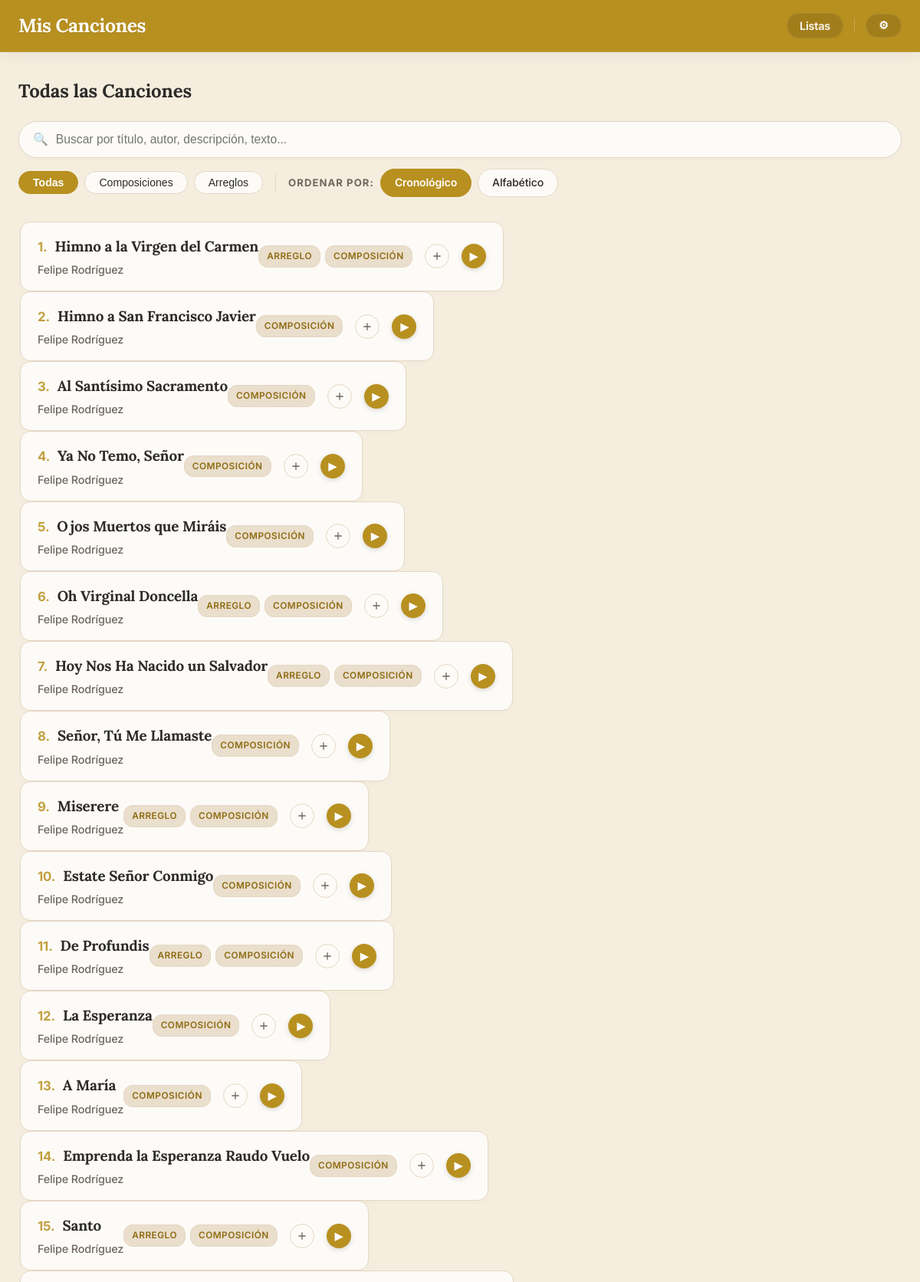
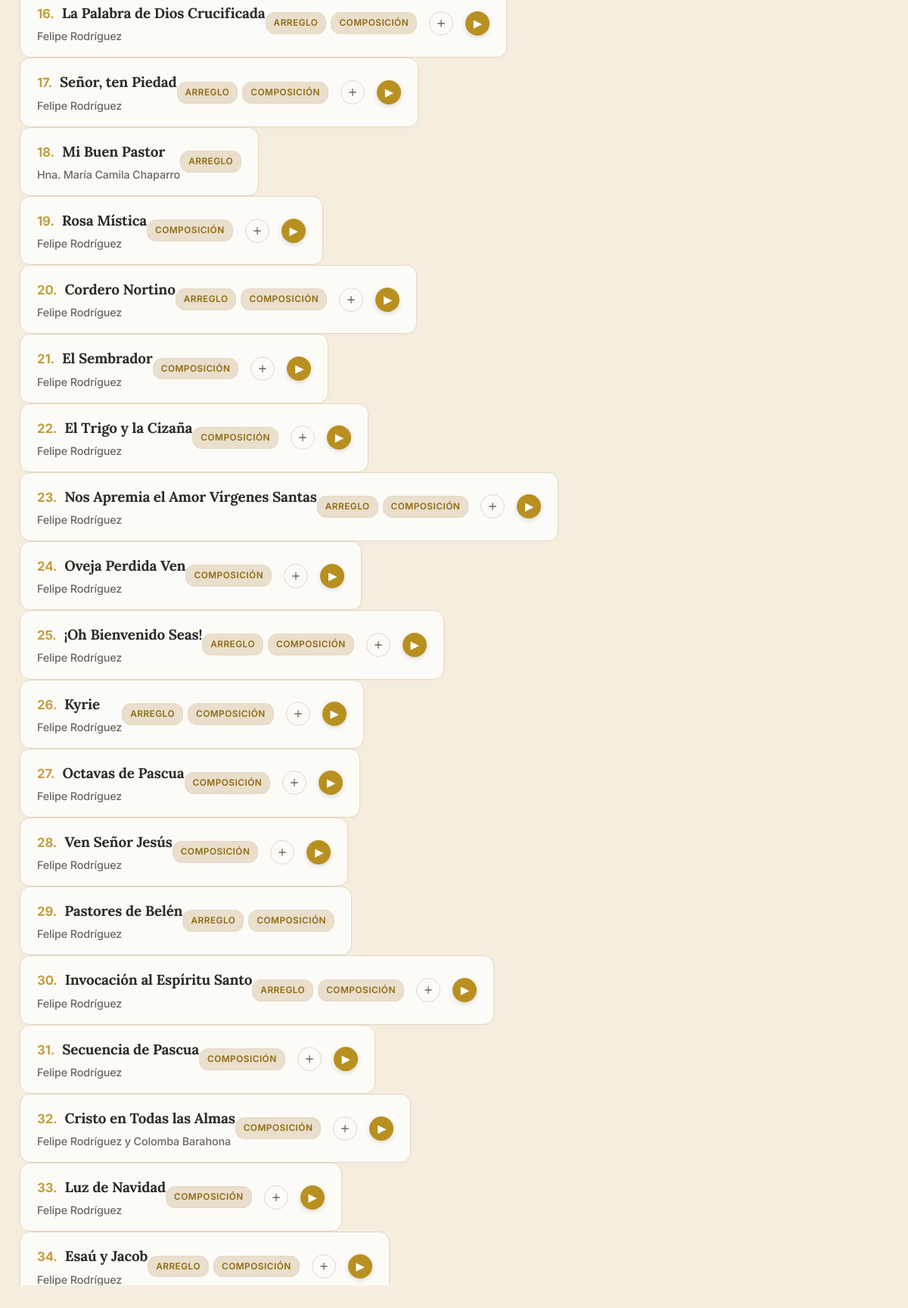
The page / (upper part) on the database its author committed (2 pictures, top to bottom).
### app.py (models this page shows, shortened)
class Cancion(db.Model):
    id = db.Column(db.Integer, primary_key=True)
    titulo = db.Column(db.String(150), nullable=False)
    musica = db.Column(db.String(100))
    letra = db.Column(db.String(100))
    adaptacion = db.Column(db.String(100))
    idioma = db.Column(db.String(50))
    dia = db.Column(db.Integer, nullable=True)
    mes = db.Column(db.Integer, nullable=True)
    anio = db.Column(db.Integer)
    descripcion = db.Column(db.Text)
    audio = db.Column(db.String(150))
    letras_acordes = db.Column(db.String(150)) # Antes 'partitura' (PDF)
    partitura = db.Column(db.String(150))      # Antes 'partitura_xml' (MusicXML)
    midi = db.Column(db.String(150))           # Archivo MIDI
    tags_json = db.Column(db.String(500))
    tipo = db.Column(db.String(50), nullable=False, default='local')
    categorias_json = db.Column(db.String(200))
    youtube_video_embed = db.Column(db.Text)
    youtube_audio_embed = db.Column(db.Text)
    interprete = db.Column(db.String(200), nullable=True)
    ensambles_json = db.Column(db.Text, nullable=True)
    descargas_json = db.Column(db.Text, nullable=True)
    audios_json = db.Column(db.Text, nullable=True)
    tipo_pdf = db.Column(db.String(50), nullable=True) # 'partitura' o 'letras_acordes'
    @property
    def categorias(self):
        return json.loads(self.categorias_json) if self.categorias_json else []

### app.py (the view)
@app.route('/')
def index():
    all_songs = Cancion.query.all()
    filtered_songs, search_query = search_songs(all_songs)
    sort_by = request.args.get('sort_by', 'cronologico') # Por defecto, cronológico
    if sort_by == 'cronologico':
        def get_song_order_cronologico(song):
            anio = song.anio if song.anio is not None else 0
            mes = song.mes if song.mes is not None else 0
            dia = song.dia if song.dia is not None else 0
            return (anio, mes, dia)
        filtered_songs.sort(key=lambda song: (get_song_order_cronologico(song), normalize_for_sorting(song.titulo)), reverse=True)
    else: # 'alfabetico' o cualquier otro caso
        filtered_songs.sort(key=lambda x: normalize_for_sorting(x.titulo))
    return render_template('index.html', composiciones=filtered_songs, search_query=search_query, page_context='index', sort_by=sort_by)

### app.py (called while the page is built, shortened)
@app.template_filter('sort_categories_for_page')
def sort_categories_for_page(categories, page_context='default'):
    sorted_cats = list(categories) # Crear una copia para no modificar la original
    if page_context == 'arreglos':
        sorted_cats.sort(key=lambda x: (x != 'Composición', x != 'Arreglo'))
    else:
        sorted_cats.sort(key=lambda x: (x != 'Arreglo', x != 'Composición'))
    return sorted_cats

@app.context_processor
def inject_globals():
    try:
        with open('build_date.txt', 'r', encoding='utf-8') as f:
            date_str = f.read().strip()
    except Exception:
        date_str = "Desconocida"
    return dict(last_update=date_str, FEATURES=FEATURES)

def normalize_for_sorting(titulo):
    if not titulo:
        return ""
    titulo_normalizado = unidecode(titulo.lower())
    return "".join(c for c in titulo_normalizado if c.isalnum() or c.isspace()).strip()

def search_songs(base_songs):
    search_query = request.args.get('search', '').strip()
    if not search_query:
        return base_songs, search_query

### templates/index.html
{% extends "base.html" %}
{% block content %}
    <h2>Todas las Canciones</h2>
    {% include '_filters.html' %}
    <div class="lista-scroll" id="song-list-container">
        {% include '_song_list.html' %}
    </div>
{% endblock %}

### templates/base.html (shortened to what this page needs)
<!DOCTYPE html>
<html lang="es">
<head>
    <link rel="stylesheet" href="{{ url_for('static', filename='style.css') }}">
</head>
<body>
    <header>
        <nav class="container">
            <a href="{{ url_for('index') }}" class="brand-logo">Mis Canciones</a>
            <ul>
                <li><a href="{{ url_for('ver_listas') }}">Listas</a></li>
                <li class="profile-menu-container">
                    <button id="profile-btn" class="profile-btn" title="Menú">⚙</button>
                </li>
            </ul>
        </nav>
    </header>
    <main class="container" id="pjax-container">
        {% block content %}{% endblock %}
    </main>
</body>
</html>

### templates/_filters.html (shortened to what this page needs)
<div class="filter-container">
    <form method="get" class="filter-form" id="filter-form" onsubmit="return false;">
        <div class="search-bar">
            <span class="search-icon">🔍</span>
            <input type="text" name="search" id="search-input" placeholder="Buscar por título, autor, descripción, texto..." value="{{ search_query or '' }}" autocomplete="off">
        </div>
    </form>
    <div class="filter-row-combined">
        {% if FEATURES['category_pills'] %}
        <div class="category-pills-wrapper">
            <button class="category-pill active" data-cat="">Todas</button>
            <button class="category-pill" data-cat="Composición">Composiciones</button>
            <button class="category-pill" data-cat="Arreglo">Arreglos</button>
        </div>
        {% endif %}
        {% if page_context in ['tag', 'index', 'composiciones', 'arreglos'] or request.endpoint in ['index', 'composiciones', 'arreglos'] %}
        <div class="sort-pills-wrapper">
            <span class="filter-row-label">Ordenar por:</span>
            <a href="{{ url_for(request.endpoint, tag_name=tag_nombre if tag_nombre else None, sort_by='cronologico', search=search_query) }}"
               class="sort-button {% if sort_by == 'cronologico' %}active{% endif %}">
               Cronológico
            </a>
            <a href="{{ url_for(request.endpoint, tag_name=tag_nombre if tag_nombre else None, sort_by='alfabetico', search=search_query) }}"
               class="sort-button {% if sort_by == 'alfabetico' %}active{% endif %}">
               Alfabético
            </a>
        </div>
        {% endif %}
    </div>
</div>

### templates/_song_list.html
<div class="lista-composiciones">
    {% for obra in composiciones %}
        <div class="tarjeta-obra-wrapper">
            <a href="{{ url_for('ver_composicion', comp_id=obra.id, context=page_context, tag_name=tag_nombre, search=search_query, sort_by=sort_by) }}"
               class="tarjeta-obra"
               data-id="{{ obra.id }}"
               {% if obra.audio %}data-audio="{{ url_for('static', filename=obra.audio) }}"{% endif %}
               data-title="{{ obra.titulo }}">
                <div class="info-tarjeta">
                    <div class="song-title-with-number">
                        <span class="song-number">{{ loop.index }}.</span>
                        <h3>{{ obra.titulo }}</h3>
                    </div>
                    <p>
                        {{ obra.musica }}
                    </p>
                </div>
                <div class="tarjeta-right-section">
                    <div class="categoria-tags-container">
                        {% if obra.categorias %}
                            {% for cat in obra.categorias | sort_categories_for_page(page_context) %}
                                <span class="categoria-tag">{{ cat }}</span>
                            {% endfor %}
                        {% endif %}
                    </div>
                    {% if obra.audio %}
                    <button class="btn-add-queue opt-add-queue" data-id="{{ obra.id }}" data-audio="{{ url_for('static', filename=obra.audio) }}" data-title="{{ obra.titulo }}" title="Añadir a la cola">
                        <svg viewBox="0 0 24 24" width="16" height="16" fill="currentColor"><path d="M19 13h-6v6h-2v-6H5v-2h6V5h2v6h6v2z"/></svg>
                    </button>
                    <button class="list-play-btn" data-id="{{ obra.id }}" data-title="{{ obra.titulo }}" data-audio="{{ url_for('static', filename=obra.audio) }}" title="Reproducir / Pausar">▶</button>
                    {% endif %}
                </div>
            </a>
        </div>
    {% else %}
        <p style="padding: 20px;">No se encontraron canciones que coincidan con tu búsqueda.</p>
    {% endfor %}
</div>

### rows shown on the page
Cancion: titulo "Himno a la Virgen del Carmen", musica "Felipe Rodríguez", cat "ARREGLO" "COMPOSICIÓN"
Cancion: titulo "Himno a San Francisco Javier", musica "Felipe Rodríguez", cat "COMPOSICIÓN"
Cancion: titulo "Al Santísimo Sacramento", musica "Felipe Rodríguez", cat "COMPOSICIÓN"
Cancion: titulo "Ya No Temo, Señor", musica "Felipe Rodríguez", cat "COMPOSICIÓN"
Cancion: titulo "Ojos Muertos que Miráis", musica "Felipe Rodríguez", cat "COMPOSICIÓN"
Cancion: titulo "Oh Virginal Doncella", musica "Felipe Rodríguez", cat "ARREGLO" "COMPOSICIÓN"
Cancion: titulo "Hoy Nos Ha Nacido un Salvador", musica "Felipe Rodríguez", cat "ARREGLO" "COMPOSICIÓN"
Cancion: titulo "Señor, Tú Me Llamaste", musica "Felipe Rodríguez", cat "COMPOSICIÓN"
Cancion: titulo "Miserere", musica "Felipe Rodríguez", cat "ARREGLO" "COMPOSICIÓN"
Cancion: titulo "Estate Señor Conmigo", musica "Felipe Rodríguez", cat "COMPOSICIÓN"
Cancion: titulo "De Profundis", musica "Felipe Rodríguez", cat "ARREGLO" "COMPOSICIÓN"
Cancion: titulo "La Esperanza", musica "Felipe Rodríguez", cat "COMPOSICIÓN"
Cancion: titulo "A María", musica "Felipe Rodríguez", cat "COMPOSICIÓN"
Cancion: titulo "Emprenda la Esperanza Raudo Vuelo", musica "Felipe Rodríguez", cat "COMPOSICIÓN"
Cancion: titulo "Santo", musica "Felipe Rodríguez", cat "ARREGLO" "COMPOSICIÓN"
Cancion: titulo "La Palabra de Dios Crucificada", musica "Felipe Rodríguez", cat "ARREGLO" "COMPOSICIÓN"
Cancion: titulo "Señor, ten Piedad", musica "Felipe Rodríguez", cat "ARREGLO" "COMPOSICIÓN"
Cancion: titulo "Mi Buen Pastor", musica "Hna. María Camila Chaparro", cat "ARREGLO"
Cancion: titulo "Rosa Mística", musica "Felipe Rodríguez", cat "COMPOSICIÓN"
Cancion: titulo "Cordero Nortino", musica "Felipe Rodríguez", cat "ARREGLO" "COMPOSICIÓN"
Cancion: titulo "El Sembrador", musica "Felipe Rodríguez", cat "COMPOSICIÓN"
Cancion: titulo "El Trigo y la Cizaña", musica "Felipe Rodríguez", cat "COMPOSICIÓN"
Cancion: titulo "Nos Apremia el Amor Vírgenes Santas", musica "Felipe Rodríguez", cat "ARREGLO" "COMPOSICIÓN"
Cancion: titulo "Oveja Perdida Ven", musica "Felipe Rodríguez", cat "COMPOSICIÓN"
Cancion: titulo "¡Oh Bienvenido Seas!", musica "Felipe Rodríguez", cat "ARREGLO" "COMPOSICIÓN"
Cancion: titulo "Kyrie", musica "Felipe Rodríguez", cat "ARREGLO" "COMPOSICIÓN"
Cancion: titulo "Octavas de Pascua", musica "Felipe Rodríguez", cat "COMPOSICIÓN"
Cancion: titulo "Ven Señor Jesús", musica "Felipe Rodríguez", cat "COMPOSICIÓN"
Cancion: titulo "Pastores de Belén", musica "Felipe Rodríguez", cat "ARREGLO" "COMPOSICIÓN"
Cancion: titulo "Invocación al Espíritu Santo", musica "Felipe Rodríguez", cat "ARREGLO" "COMPOSICIÓN"
Cancion: titulo "Secuencia de Pascua", musica "Felipe Rodríguez", cat "COMPOSICIÓN"
Cancion: titulo "Cristo en Todas las Almas", musica "Felipe Rodríguez y Colomba Barahona", cat "COMPOSICIÓN"
Cancion: titulo "Luz de Navidad", musica "Felipe Rodríguez", cat "COMPOSICIÓN"
Cancion: titulo "Esaú y Jacob", musica "Felipe Rodríguez", cat "ARREGLO" "COMPOSICIÓN"
